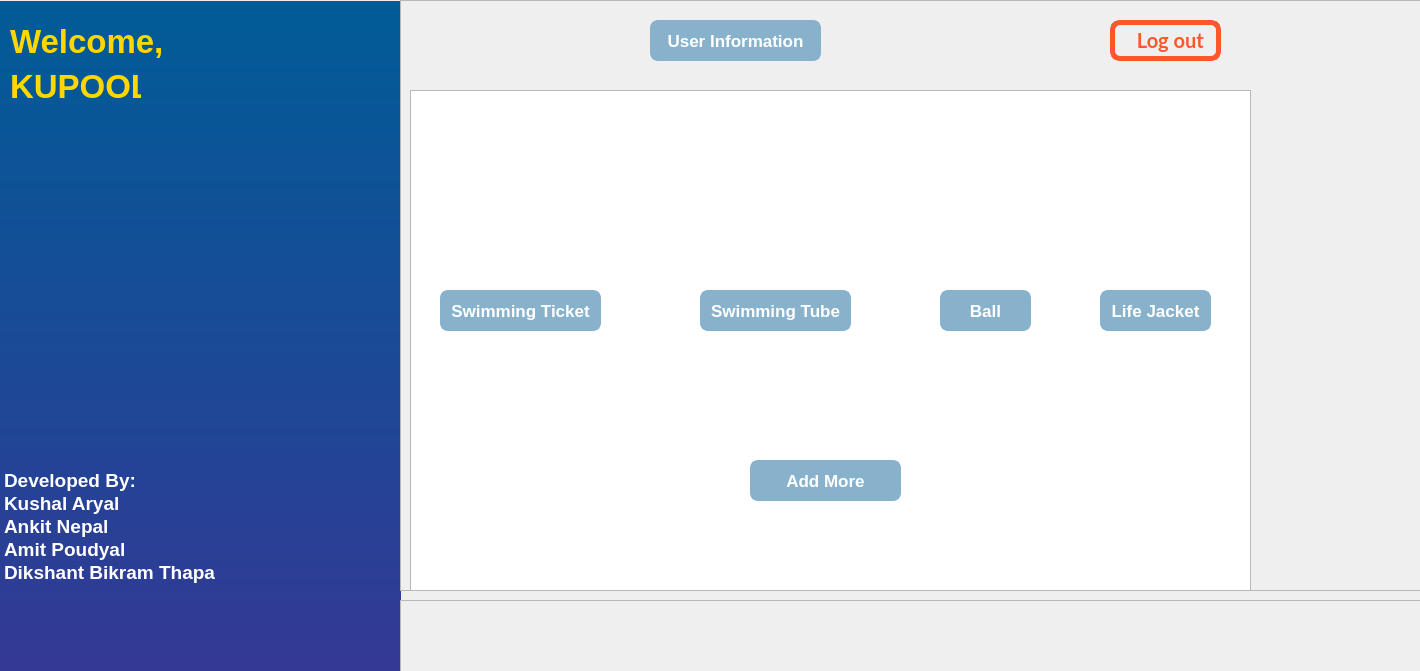
<?xml version="1.0" encoding="UTF-8"?>
<ui version="4.0">
 <class>admin</class>
 <widget class="QDialog" name="admin">
  <property name="geometry">
   <rect>
    <x>0</x>
    <y>0</y>
    <width>1420</width>
    <height>671</height>
   </rect>
  </property>
  <property name="windowTitle">
   <string>Dialog</string>
  </property>
  <widget class="QFrame" name="frame">
   <property name="geometry">
    <rect>
     <x>0</x>
     <y>1</y>
     <width>401</width>
     <height>701</height>
    </rect>
   </property>
   <property name="styleSheet">
    <string notr="true">#frame{
	background: qlineargradient(spread:pad, x1:0, y1:0, x2:0, y2:1, stop:0 rgb(0, 92, 151), stop:1 rgb(54, 55, 149));
	border-radius: 0;
}

#transaction_ID, #date_input, #name_input, #address_input, #phone_input, #amount1_input, #amount2_input, #amount3_input, #remarks_input{
	border-radius: 0;
	border-top-right-radius: 8px;
	border-bottom-right-radius: 8px;
	border: 1px solid #fff;
	padding:5px;
	background-color: #fff;
	font-size: 17px;
	color: #374957;
}

#transaction_ID:focus, #date_input:focus, #name_input:focus, #address_input:focus, #phone_input:focus, #amount1_input:focus, #amount2_input:focus, #amount3_input:focus, #remarks_input:focus{
	background-color: #E3E8F0;
}

#select_buyer_btn, #select_seller_btn{
	color: #fff;
	font-size: 17px;
}

#save_button, #calculate_net_amount_btn{
	border-radius: 8px;
	font-weight: bold;
	background-color: #32D736;
	font-size: 17px;
	color: #fff;
	padding: 8px;
}

#calculate_net_amount_btn{
	border-top-left-radius: none;
	border-bottom-left-radius: none;
}

#save_button:hover, #calculate_net_amount_btn:hover {
	background-color: #34E038;
}

#update_button{
	border: 2px solid  #88B2CC;
	border-radius: 8px;
	background-color: #88B2CC;
	font-weight: bold;
	font-size: 17px;
	color: #fff;
	padding: 8px;
}

#update_button:hover{
	background-color: #96c4e0;
	border-color: #96c4e0;
}

#delete_button{
	border: 2px solid #f77062;
	border-radius: 8px;
	background-color: transparent;
	font-weight: bold;
	font-size: 17px;
	color: #f77062;
	padding: 8px;
}

#delete_button:hover{
	background-color: #f77062;
	color: #fff;
}</string>
   </property>
   <property name="frameShape">
    <enum>QFrame::StyledPanel</enum>
   </property>
   <property name="frameShadow">
    <enum>QFrame::Raised</enum>
   </property>
   <widget class="QLabel" name="welcome">
    <property name="geometry">
     <rect>
      <x>10</x>
      <y>20</y>
      <width>151</width>
      <height>41</height>
     </rect>
    </property>
    <property name="styleSheet">
     <string notr="true">font-size:33px;
font-weight:bold;
color:gold;
nackground-color:transparent;</string>
    </property>
    <property name="text">
     <string>Welcome,</string>
    </property>
   </widget>
   <widget class="QLabel" name="label_5">
    <property name="geometry">
     <rect>
      <x>10</x>
      <y>70</y>
      <width>131</width>
      <height>31</height>
     </rect>
    </property>
    <property name="styleSheet">
     <string notr="true">font-size:33px;
font-weight:bold;
color:gold;
nackground-color:transparent;</string>
    </property>
    <property name="text">
     <string>KUPOOL</string>
    </property>
   </widget>
   <widget class="QLabel" name="label_6">
    <property name="geometry">
     <rect>
      <x>170</x>
      <y>20</y>
      <width>91</width>
      <height>91</height>
     </rect>
    </property>
    <property name="styleSheet">
     <string notr="true">image:url(:/images/images/icon.png)</string>
    </property>
    <property name="text">
     <string/>
    </property>
   </widget>
   <widget class="QLabel" name="label_7">
    <property name="geometry">
     <rect>
      <x>272</x>
      <y>30</y>
      <width>91</width>
      <height>81</height>
     </rect>
    </property>
    <property name="styleSheet">
     <string notr="true">image:url(:/images/images/KU_logo.png)</string>
    </property>
    <property name="text">
     <string/>
    </property>
   </widget>
   <widget class="QTextEdit" name="textEdit">
    <property name="geometry">
     <rect>
      <x>0</x>
      <y>450</y>
      <width>281</width>
      <height>221</height>
     </rect>
    </property>
    <property name="styleSheet">
     <string notr="true">background-color: transparent;
font-size: 25px;
border: 0px;
color:#fff;</string>
    </property>
    <property name="html">
     <string>&lt;!DOCTYPE HTML PUBLIC &quot;-//W3C//DTD HTML 4.0//EN&quot; &quot;http://www.w3.org/TR/REC-html40/strict.dtd&quot;&gt;
&lt;html&gt;&lt;head&gt;&lt;meta name=&quot;qrichtext&quot; content=&quot;1&quot; /&gt;&lt;meta charset=&quot;utf-8&quot; /&gt;&lt;style type=&quot;text/css&quot;&gt;
p, li { white-space: pre-wrap; }
hr { height: 1px; border-width: 0; }
&lt;/style&gt;&lt;/head&gt;&lt;body style=&quot; font-family:'Segoe UI'; font-size:25px; font-weight:400; font-style:normal;&quot;&gt;
&lt;p style=&quot;-qt-paragraph-type:empty; margin-top:0px; margin-bottom:0px; margin-left:0px; margin-right:0px; -qt-block-indent:0; text-indent:0px; font-size:9pt;&quot;&gt;&lt;br /&gt;&lt;/p&gt;
&lt;p style=&quot; margin-top:0px; margin-bottom:0px; margin-left:0px; margin-right:0px; -qt-block-indent:0; text-indent:0px;&quot;&gt;&lt;span style=&quot; font-size:14pt; font-weight:700;&quot;&gt;Developed By:&lt;/span&gt;&lt;/p&gt;
&lt;p style=&quot; margin-top:0px; margin-bottom:0px; margin-left:0px; margin-right:0px; -qt-block-indent:0; text-indent:0px;&quot;&gt;&lt;span style=&quot; font-size:14pt; font-weight:700;&quot;&gt;Kushal Aryal&lt;/span&gt;&lt;/p&gt;
&lt;p style=&quot; margin-top:0px; margin-bottom:0px; margin-left:0px; margin-right:0px; -qt-block-indent:0; text-indent:0px;&quot;&gt;&lt;span style=&quot; font-size:14pt; font-weight:700;&quot;&gt;Ankit Nepal&lt;/span&gt;&lt;/p&gt;
&lt;p style=&quot; margin-top:0px; margin-bottom:0px; margin-left:0px; margin-right:0px; -qt-block-indent:0; text-indent:0px;&quot;&gt;&lt;span style=&quot; font-size:14pt; font-weight:700;&quot;&gt;Amit Poudyal&lt;/span&gt;&lt;/p&gt;
&lt;p style=&quot; margin-top:0px; margin-bottom:0px; margin-left:0px; margin-right:0px; -qt-block-indent:0; text-indent:0px;&quot;&gt;&lt;span style=&quot; font-size:14pt; font-weight:700;&quot;&gt;Dikshant Bikram Thapa&lt;/span&gt;&lt;/p&gt;&lt;/body&gt;&lt;/html&gt;</string>
    </property>
   </widget>
  </widget>
  <widget class="QFrame" name="frame_2">
   <property name="geometry">
    <rect>
     <x>400</x>
     <y>0</y>
     <width>1031</width>
     <height>591</height>
    </rect>
   </property>
   <property name="frameShape">
    <enum>QFrame::StyledPanel</enum>
   </property>
   <property name="frameShadow">
    <enum>QFrame::Raised</enum>
   </property>
   <widget class="QTableView" name="tableView">
    <property name="geometry">
     <rect>
      <x>10</x>
      <y>90</y>
      <width>841</width>
      <height>501</height>
     </rect>
    </property>
   </widget>
   <widget class="QPushButton" name="swimming">
    <property name="geometry">
     <rect>
      <x>40</x>
      <y>290</y>
      <width>161</width>
      <height>41</height>
     </rect>
    </property>
    <property name="styleSheet">
     <string notr="true">#swimming{
border:2px solid #88B2CC;
border-radius:8px;
background-color: #88B2CC;
font-weight: bold;
font-size: 17px;
color: #fff;
padding: 8px;
}
#swimming:hover{
background-color:#96c4e0;
border-color:#96c4e0;
}</string>
    </property>
    <property name="text">
     <string>Swimming Ticket</string>
    </property>
   </widget>
   <widget class="QPushButton" name="lifejacket">
    <property name="geometry">
     <rect>
      <x>700</x>
      <y>290</y>
      <width>111</width>
      <height>41</height>
     </rect>
    </property>
    <property name="styleSheet">
     <string notr="true">#lifejacket{
border:2px solid #88B2CC;
border-radius:8px;
background-color: #88B2CC;
font-weight: bold;
font-size: 17px;
color: #fff;
padding: 8px;
}
#lifejacket:hover{
background-color:#96c4e0;
border-color:#96c4e0;
}</string>
    </property>
    <property name="text">
     <string>Life Jacket</string>
    </property>
   </widget>
   <widget class="QPushButton" name="swimtube">
    <property name="geometry">
     <rect>
      <x>300</x>
      <y>290</y>
      <width>151</width>
      <height>41</height>
     </rect>
    </property>
    <property name="styleSheet">
     <string notr="true">#swimtube{
border:2px solid #88B2CC;
border-radius:8px;
background-color: #88B2CC;
font-weight: bold;
font-size: 17px;
color: #fff;
padding: 8px;
}
#swimtube:hover{
background-color:#96c4e0;
border-color:#96c4e0;
}</string>
    </property>
    <property name="text">
     <string>Swimming Tube</string>
    </property>
   </widget>
   <widget class="QPushButton" name="ballpush">
    <property name="geometry">
     <rect>
      <x>540</x>
      <y>290</y>
      <width>91</width>
      <height>41</height>
     </rect>
    </property>
    <property name="styleSheet">
     <string notr="true">#ballpush{
border:2px solid #88B2CC;
border-radius:8px;
background-color: #88B2CC;
font-weight: bold;
font-size: 17px;
color: #fff;
padding: 8px;
}
#ballpush:hover{
background-color:#96c4e0;
border-color:#96c4e0;
}</string>
    </property>
    <property name="text">
     <string>Ball</string>
    </property>
   </widget>
   <widget class="QLabel" name="label">
    <property name="geometry">
     <rect>
      <x>60</x>
      <y>150</y>
      <width>121</width>
      <height>111</height>
     </rect>
    </property>
    <property name="styleSheet">
     <string notr="true">image:url(:/images/images/swimming.png)</string>
    </property>
    <property name="text">
     <string/>
    </property>
   </widget>
   <widget class="QLabel" name="label_2">
    <property name="geometry">
     <rect>
      <x>312</x>
      <y>150</y>
      <width>141</width>
      <height>111</height>
     </rect>
    </property>
    <property name="styleSheet">
     <string notr="true">image: url(:/images/images/tubenew.png);</string>
    </property>
    <property name="text">
     <string/>
    </property>
   </widget>
   <widget class="QLabel" name="label_3">
    <property name="geometry">
     <rect>
      <x>530</x>
      <y>160</y>
      <width>101</width>
      <height>101</height>
     </rect>
    </property>
    <property name="styleSheet">
     <string notr="true">image: url(:/images/images/ballnew.png);</string>
    </property>
    <property name="text">
     <string/>
    </property>
   </widget>
   <widget class="QLabel" name="label_4">
    <property name="geometry">
     <rect>
      <x>692</x>
      <y>170</y>
      <width>101</width>
      <height>101</height>
     </rect>
    </property>
    <property name="styleSheet">
     <string notr="true">image: url(:/images/images/lifejacketnew.png);</string>
    </property>
    <property name="text">
     <string/>
    </property>
   </widget>
   <widget class="QPushButton" name="addmore">
    <property name="geometry">
     <rect>
      <x>350</x>
      <y>460</y>
      <width>151</width>
      <height>41</height>
     </rect>
    </property>
    <property name="styleSheet">
     <string notr="true">#addmore{
border:2px solid #88B2CC;
border-radius:8px;
background-color: #88B2CC;
font-weight: bold;
font-size: 17px;
color: #fff;
padding: 8px;
}
#addmore:hover{
background-color:#96c4e0;
border-color:#96c4e0;
}</string>
    </property>
    <property name="text">
     <string>Add More</string>
    </property>
   </widget>
   <widget class="QPushButton" name="userbtn">
    <property name="geometry">
     <rect>
      <x>250</x>
      <y>20</y>
      <width>171</width>
      <height>41</height>
     </rect>
    </property>
    <property name="styleSheet">
     <string notr="true">#userbtn{
border:2px solid #88B2CC;
border-radius:8px;
background-color: #88B2CC;
font-weight: bold;
font-size: 17px;
color: #fff;
padding: 8px;
}
#userbtn:hover{
background-color:#96c4e0;
border-color:#96c4e0;
}</string>
    </property>
    <property name="text">
     <string>User Information</string>
    </property>
   </widget>
   <widget class="QPushButton" name="signout_btn">
    <property name="geometry">
     <rect>
      <x>710</x>
      <y>20</y>
      <width>111</width>
      <height>41</height>
     </rect>
    </property>
    <property name="font">
     <font>
      <family>Lato</family>
      <pointsize>-1</pointsize>
      <bold>true</bold>
     </font>
    </property>
    <property name="cursor">
     <cursorShape>PointingHandCursor</cursorShape>
    </property>
    <property name="toolTip">
     <string>Click here to logout from the system.</string>
    </property>
    <property name="styleSheet">
     <string notr="true">#signout_btn{
color:#ff562c;
font-size:20px;
border: 5px solid #ff562c;
border-radius:10px;
}
#signout_btn:hover{
color:#fff;
background-color:#ff562c;
}</string>
    </property>
    <property name="text">
     <string>  Log out</string>
    </property>
    <property name="shortcut">
     <string>Ctrl+Alt+L</string>
    </property>
   </widget>
  </widget>
  <widget class="QFrame" name="frame_3">
   <property name="geometry">
    <rect>
     <x>400</x>
     <y>600</y>
     <width>1031</width>
     <height>101</height>
    </rect>
   </property>
   <property name="frameShape">
    <enum>QFrame::StyledPanel</enum>
   </property>
   <property name="frameShadow">
    <enum>QFrame::Raised</enum>
   </property>
  </widget>
 </widget>
 <resources/>
 <connections/>
</ui>
